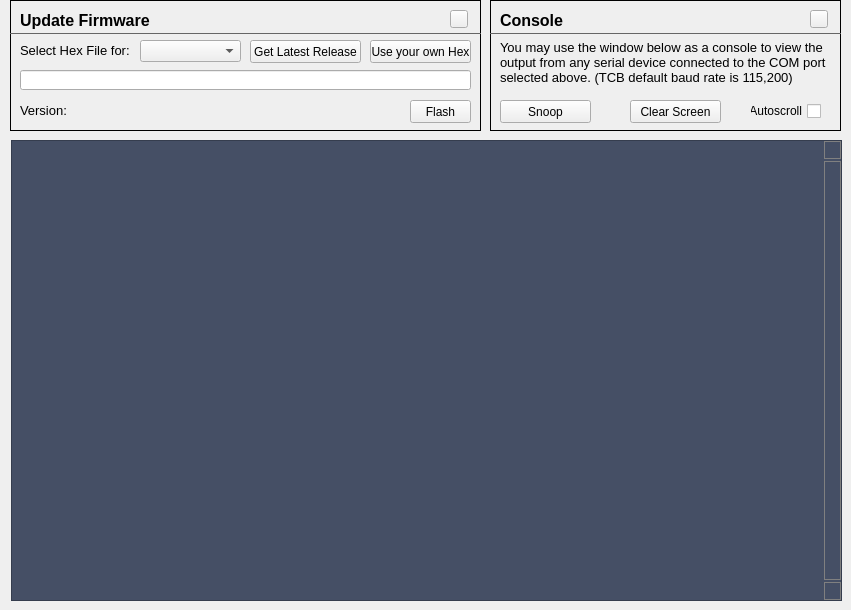
              <widget class="QWidget" name="pgFirmware">
               <widget class="FrameContent" name="frmFlash">
                <property name="geometry">
                 <rect>
                  <x>10</x>
                  <y>0</y>
                  <width>471</width>
                  <height>131</height>
                 </rect>
                </property>
                <property name="minimumSize">
                 <size>
                  <width>0</width>
                  <height>0</height>
                 </size>
                </property>
                <property name="maximumSize">
                 <size>
                  <width>16777215</width>
                  <height>16777215</height>
                 </size>
                </property>
                <property name="frameShape">
                 <enum>QFrame::Box</enum>
                </property>
                <property name="frameShadow">
                 <enum>QFrame::Plain</enum>
                </property>
                <widget class="QFrame" name="frame_36">
                 <property name="geometry">
                  <rect>
                   <x>0</x>
                   <y>23</y>
                   <width>471</width>
                   <height>20</height>
                  </rect>
                 </property>
                 <property name="styleSheet">
                  <string notr="true">color: #666;</string>
                 </property>
                 <property name="frameShape">
                  <enum>QFrame::HLine</enum>
                 </property>
                 <property name="frameShadow">
                  <enum>QFrame::Plain</enum>
                 </property>
                </widget>
                <widget class="QLabel" name="label_128">
                 <property name="geometry">
                  <rect>
                   <x>10</x>
                   <y>10</y>
                   <width>171</width>
                   <height>21</height>
                  </rect>
                 </property>
                 <property name="font">
                  <font>
                   <family>MS Shell Dlg 2</family>
                   <pointsize>12</pointsize>
                   <weight>75</weight>
                   <bold>true</bold>
                  </font>
                 </property>
                 <property name="text">
                  <string>Update Firmware</string>
                 </property>
                </widget>
                <widget class="HelpButton" name="hpbFirmware">
                 <property name="geometry">
                  <rect>
                   <x>440</x>
                   <y>10</y>
                   <width>18</width>
                   <height>18</height>
                  </rect>
                 </property>
                 <property name="maximumSize">
                  <size>
                   <width>18</width>
                   <height>18</height>
                  </size>
                 </property>
                 <property name="text">
                  <string/>
                 </property>
                </widget>
                <widget class="QLabel" name="label_140">
                 <property name="geometry">
                  <rect>
                   <x>10</x>
                   <y>40</y>
                   <width>111</width>
                   <height>21</height>
                  </rect>
                 </property>
                 <property name="font">
                  <font>
                   <pointsize>10</pointsize>
                  </font>
                 </property>
                 <property name="text">
                  <string>Select Hex File for:</string>
                 </property>
                </widget>
                <widget class="QPushButton" name="cmdFlashHex">
                 <property name="geometry">
                  <rect>
                   <x>400</x>
                   <y>100</y>
                   <width>61</width>
                   <height>23</height>
                  </rect>
                 </property>
                 <property name="text">
                  <string>Flash</string>
                 </property>
                 <property name="checkable">
                  <bool>true</bool>
                 </property>
                </widget>
                <widget class="QPushButton" name="cmdLocalHexPicker">
                 <property name="geometry">
                  <rect>
                   <x>360</x>
                   <y>40</y>
                   <width>101</width>
                   <height>23</height>
                  </rect>
                 </property>
                 <property name="text">
                  <string>Use your own Hex</string>
                 </property>
                 <property name="checkable">
                  <bool>false</bool>
                 </property>
                </widget>
                <widget class="QPushButton" name="cmdWebHexPicker">
                 <property name="geometry">
                  <rect>
                   <x>240</x>
                   <y>40</y>
                   <width>111</width>
                   <height>23</height>
                  </rect>
                 </property>
                 <property name="text">
                  <string>Get Latest Release</string>
                 </property>
                 <property name="checkable">
                  <bool>true</bool>
                 </property>
                </widget>
                <widget class="QLabel" name="lblHexVersion">
                 <property name="geometry">
                  <rect>
                   <x>10</x>
                   <y>100</y>
                   <width>351</width>
                   <height>21</height>
                  </rect>
                 </property>
                 <property name="font">
                  <font>
                   <pointsize>10</pointsize>
                  </font>
                 </property>
                 <property name="text">
                  <string>Version: </string>
                 </property>
                </widget>
                <widget class="QLineEdit" name="ltxtHexPath">
                 <property name="geometry">
                  <rect>
                   <x>10</x>
                   <y>70</y>
                   <width>451</width>
                   <height>20</height>
                  </rect>
                 </property>
                 <property name="readOnly">
                  <bool>false</bool>
                 </property>
                </widget>
                <widget class="DeviceComboBox" name="cboFlashDevice">
                 <property name="geometry">
                  <rect>
                   <x>130</x>
                   <y>40</y>
                   <width>101</width>
                   <height>22</height>
                  </rect>
                 </property>
                 <property name="minimumSize">
                  <size>
                   <width>0</width>
                   <height>22</height>
                  </size>
                 </property>
                 <property name="styleSheet">
                  <string notr="true"/>
                 </property>
                </widget>
               </widget>
               <widget class="FrameContent" name="frmConsole">
                <property name="geometry">
                 <rect>
                  <x>490</x>
                  <y>0</y>
                  <width>351</width>
                  <height>131</height>
                 </rect>
                </property>
                <property name="minimumSize">
                 <size>
                  <width>0</width>
                  <height>0</height>
                 </size>
                </property>
                <property name="maximumSize">
                 <size>
                  <width>16777215</width>
                  <height>16777215</height>
                 </size>
                </property>
                <property name="frameShape">
                 <enum>QFrame::Box</enum>
                </property>
                <property name="frameShadow">
                 <enum>QFrame::Plain</enum>
                </property>
                <widget class="QFrame" name="frame_38">
                 <property name="geometry">
                  <rect>
                   <x>0</x>
                   <y>23</y>
                   <width>351</width>
                   <height>20</height>
                  </rect>
                 </property>
                 <property name="styleSheet">
                  <string notr="true">color: #666;</string>
                 </property>
                 <property name="frameShape">
                  <enum>QFrame::HLine</enum>
                 </property>
                 <property name="frameShadow">
                  <enum>QFrame::Plain</enum>
                 </property>
                </widget>
                <widget class="QLabel" name="label_149">
                 <property name="geometry">
                  <rect>
                   <x>10</x>
                   <y>10</y>
                   <width>91</width>
                   <height>21</height>
                  </rect>
                 </property>
                 <property name="font">
                  <font>
                   <family>MS Shell Dlg 2</family>
                   <pointsize>12</pointsize>
                   <weight>75</weight>
                   <bold>true</bold>
                  </font>
                 </property>
                 <property name="text">
                  <string>Console</string>
                 </property>
                </widget>
                <widget class="QPushButton" name="cmdSnoop">
                 <property name="geometry">
                  <rect>
                   <x>10</x>
                   <y>100</y>
                   <width>91</width>
                   <height>23</height>
                  </rect>
                 </property>
                 <property name="text">
                  <string>Snoop</string>
                 </property>
                 <property name="checkable">
                  <bool>true</bool>
                 </property>
                </widget>
                <widget class="QLabel" name="label_2">
                 <property name="geometry">
                  <rect>
                   <x>10</x>
                   <y>40</y>
                   <width>351</width>
                   <height>51</height>
                  </rect>
                 </property>
                 <property name="font">
                  <font>
                   <pointsize>10</pointsize>
                  </font>
                 </property>
                 <property name="text">
                  <string>You may use the window below as a console to view the output from any serial device connected to the COM port selected above. (TCB default baud rate is 115,200)</string>
                 </property>
                 <property name="alignment">
                  <set>Qt::AlignLeading|Qt::AlignLeft|Qt::AlignTop</set>
                 </property>
                 <property name="wordWrap">
                  <bool>true</bool>
                 </property>
                </widget>
                <widget class="QPushButton" name="cmdClearConsole">
                 <property name="geometry">
                  <rect>
                   <x>140</x>
                   <y>100</y>
                   <width>91</width>
                   <height>23</height>
                  </rect>
                 </property>
                 <property name="text">
                  <string>Clear Screen</string>
                 </property>
                 <property name="checkable">
                  <bool>false</bool>
                 </property>
                </widget>
                <widget class="QCheckBox" name="chkAutoscroll">
                 <property name="geometry">
                  <rect>
                   <x>260</x>
                   <y>102</y>
                   <width>71</width>
                   <height>18</height>
                  </rect>
                 </property>
                 <property name="layoutDirection">
                  <enum>Qt::RightToLeft</enum>
                 </property>
                 <property name="text">
                  <string>Autoscroll</string>
                 </property>
                </widget>
                <widget class="HelpButton" name="hpbConsole">
                 <property name="geometry">
                  <rect>
                   <x>320</x>
                   <y>10</y>
                   <width>18</width>
                   <height>18</height>
                  </rect>
                 </property>
                 <property name="maximumSize">
                  <size>
                   <width>18</width>
                   <height>18</height>
                  </size>
                 </property>
                 <property name="text">
                  <string/>
                 </property>
                </widget>
               </widget>
               <widget class="QTextEdit" name="txtConsole">
                <property name="geometry">
                 <rect>
                  <x>11</x>
                  <y>140</y>
                  <width>831</width>
                  <height>461</height>
                 </rect>
                </property>
                <property name="sizePolicy">
                 <sizepolicy hsizetype="Fixed" vsizetype="Fixed">
                  <horstretch>0</horstretch>
                  <verstretch>0</verstretch>
                 </sizepolicy>
                </property>
                <property name="font">
                 <font>
                  <family>Courier</family>
                 </font>
                </property>
                <property name="styleSheet">
                 <string notr="true">QTextEdit {
	background: #454F65;
	color: #FFF;
}

/* Scroll area */
QScrollBar:vertical {
     border: 0; /*1px solid #808080; */
     background: #E1E3E3;	/* light grey */
     width: 17px;
     margin: 20px 0 20px 0;
 }
/* Scroll handle */
QScrollBar::handle:vertical {
	border: 1px solid grey;
     background: #454F65; /* Dark purple grey */
     min-height: 20px;
 }

/* The up-arrow area */
QScrollBar::sub-line:vertical {
     border: 1px solid grey;
     background: #454F65;
     height: 16px;
     subcontrol-position: top;
     subcontrol-origin: margin;
 }

/* The down-arrow area */
QScrollBar::add-line:vertical {
     border: 1px solid grey;
     background: #454F65;
     height: 16px;
     subcontrol-position: bottom;
     subcontrol-origin: margin;
 }

QScrollBar::up-arrow:vertical {
	image: url(:/images/consoleuparrow.png);
 }

/* Yes, we swap arrows when pressed. It looks cool. */
/* And for some reason we weren't able to change the background color, */
/* which is all we really wanted to do. */
QScrollBar::up-arrow:vertical:pressed {
 	image: url(:/images/consoledownarrow.png);
 }

QScrollBar::down-arrow:vertical {
	image: url(:/images/consoledownarrow.png);
}

QScrollBar::down-arrow:vertical:pressed {
	image: url(:/images/consoleuparrow.png);
}

/* No idea what this is */
QScrollBar::add-page:vertical, QScrollBar::sub-page:vertical {
     background: none;
 }</string>
                </property>
                <property name="frameShape">
                 <enum>QFrame::StyledPanel</enum>
                </property>
                <property name="frameShadow">
                 <enum>QFrame::Plain</enum>
                </property>
                <property name="verticalScrollBarPolicy">
                 <enum>Qt::ScrollBarAlwaysOn</enum>
                </property>
                <property name="readOnly">
                 <bool>true</bool>
                </property>
               </widget>
              </widget>
